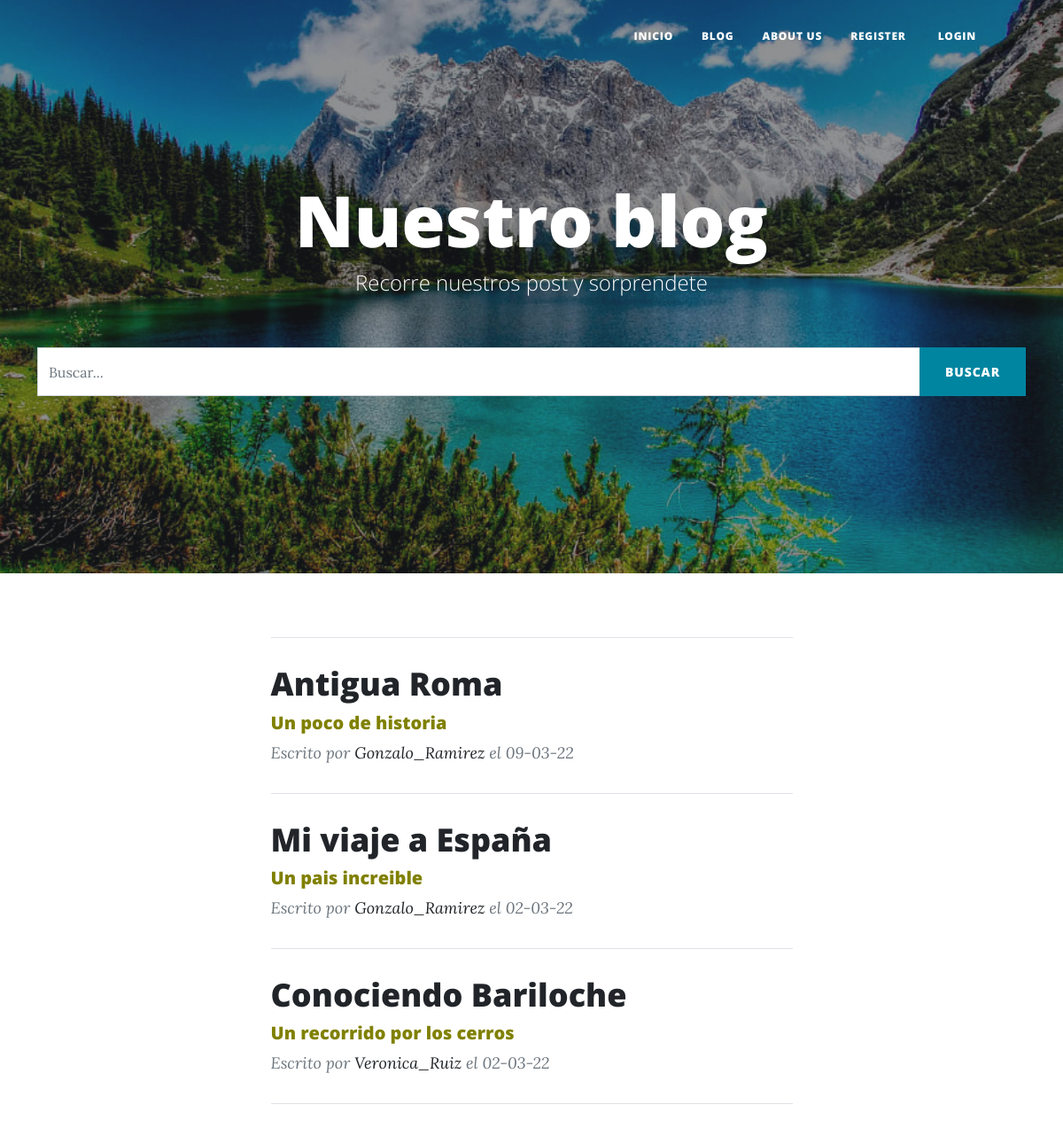
/AppViajes/pages/, run on the app's committed database.
### AppViajes/models.py (models this page shows, shortened)
class Post(models.Model):
    id=models.AutoField(primary_key= True)
    titulo=models.CharField('Titulo',max_length=50,null= False, blank= False)
    subtitulo=models.CharField('Subtitulo',max_length=30)
    slug=models.CharField('Slug',max_length=100,null= False, blank= False)
    contenido=RichTextField()
    autor=models.ForeignKey(User, on_delete=models.CASCADE)
    fecha_creacion=models.DateField('Fecha de creación', auto_now=False, auto_now_add=True)

### AppViajes/views.py (the view)
# urls.py: path('pages/',pages ,name="Pages"),
def pages(request):
    busqueda=request.GET.get("buscar")
    posts =Post.objects.filter().order_by('-fecha_creacion')
    if busqueda:
        posts = Post.objects.filter(
            Q(titulo__icontains = busqueda) |
            Q(contenido__icontains = busqueda) |
            Q(subtitulo__icontains = busqueda)
             ).distinct()
    return render(request, 'AppViajes/index.html', {'posts':posts})

### templates/AppViajes/index.html (shortened to what this page needs)
{% load static %}
<!DOCTYPE html>
<html lang="en">
    <head>
        <link href="{%static 'AppViajes/css/styles.css' %}" rel="stylesheet" />
    </head>
    <body>
        <nav class="navbar navbar-expand-lg navbar-light" id="mainNav">
            <div class="container px-4 px-lg-5">
                <div class="collapse navbar-collapse" id="navbarResponsive">
                    <ul class="navbar-nav ms-auto py-4 py-lg-0">
                        <li class="nav-item"><a class="nav-link px-lg-3 py-3 py-lg-4" href="{% url 'AppViajes:Inicio' %}">Inicio</a></li>
                        <li class="nav-item"><a class="nav-link px-lg-3 py-3 py-lg-4" href="{% url 'AppViajes:Pages' %}">Blog</a></li>
                        <li class="nav-item"><a class="nav-link px-lg-3 py-3 py-lg-4" href="{% url 'AppViajes:About' %}">About us</a></li>
                        {% if not request.user.is_authenticated %}
                        <li class="nav-item"><a class="nav-link px-lg-3 py-3 py-lg-4" href="{% url 'AppViajes:Register' %}">Register</a></li>
                        <li class="nav-item mx-0 mx-lg-1"><a class="nav-link px-lg-3 py-3 py-lg-4" href="{% url 'AppViajes:Login' %}">Login</a></li>
                        {% endif %}
                    </ul>
                </div>
            </div>
        </nav>
        <header class="masthead" style="background-image: url({% block imagen %}{% static 'AppViajes/assets/img/fondo.jpg'%}{% endblock imagen %})">
            <div class="container position-relative px-4 px-lg-5">
                <div class="row gx-4 gx-lg-5 justify-content-center">
                    <div class="col-md-10 col-lg-8 col-xl-7">
                        <div class="site-heading">
                            <h1>{% block titulo_principal%} Nuestro blog</h1>
                            <span class="subheading">Recorre nuestros post y sorprendete</span>
                            {% endblock titulo_principal%}
                        </div>
                    </div>
                </div>
            </div>
            <br>
            <br>
            {%block busqueda%}
                <div class="container">
                    <div class="row">
                        <div class="col-md-12 search">
                            <form method="get">
                                <div id="custom-search-input">
                                    <div class="input-group col-md-12">
                                        <input type="text" class="form-control" placeholder="Buscar..." name="buscar" value = "{{ request.GET.buscar }}">
                                        <span class="input-group-list">
                                            <button type="submit"  class="btn btn-primary text-uppercase">Buscar</button>
                                        </span>
                                    </div>
                                </div>
                            </form>
                        </div>
                    </div>
                </div>
        {%endblock busqueda%}
        </header>
        <div class="container px-4 px-lg-5">
            <div class="row gx-4 gx-lg-5 justify-content-center">
                <div class="col-md-10 col-lg-8 col-xl-7">
                        {%block contenido%}
                            <hr class="my-4" />
                            {% if posts %}
                                {% for post in posts %}
                                    <div class="post-preview">
                                    <a href= "{% url 'AppViajes:Detalle_post' post.slug %}">
                                        <h2 class="post-title">
                                            {{post.titulo}}
                                        </h2>
                                        <h5 style="color:#808000" class="post-subtitulo">
                                            {{post.subtitulo}}
                                        </h5>
                                    </a>
                                    <p class="post-meta">
                                        Escrito por
                                        <a href="#!">{{post.autor}}</a> el
                                        {{post.fecha_creacion |date:"d-m-y"}}
                                    </p>
                                    </div>
                                    <hr class="my-4" />
                                {% endfor %}
                                {% else%}
                                    <h2><center>No existen post registrados con esa descripción</center></h2>
                            {% endif%}
                        {%endblock contenido%}
                </div>
            </div>
        </div>
     </body>

### data on the page
Post: titulo "Antigua Roma", subtitulo "Un poco de historia", autor "Gonzalo_Ramirez", fecha_creacion "09-03-22"
Post: titulo "Mi viaje a España", subtitulo "Un pais increible", autor "Gonzalo_Ramirez", fecha_creacion "02-03-22"
Post: titulo "Conociendo Bariloche", subtitulo "Un recorrido por los cerros", autor "Veronica_Ruiz", fecha_creacion "02-03-22"
